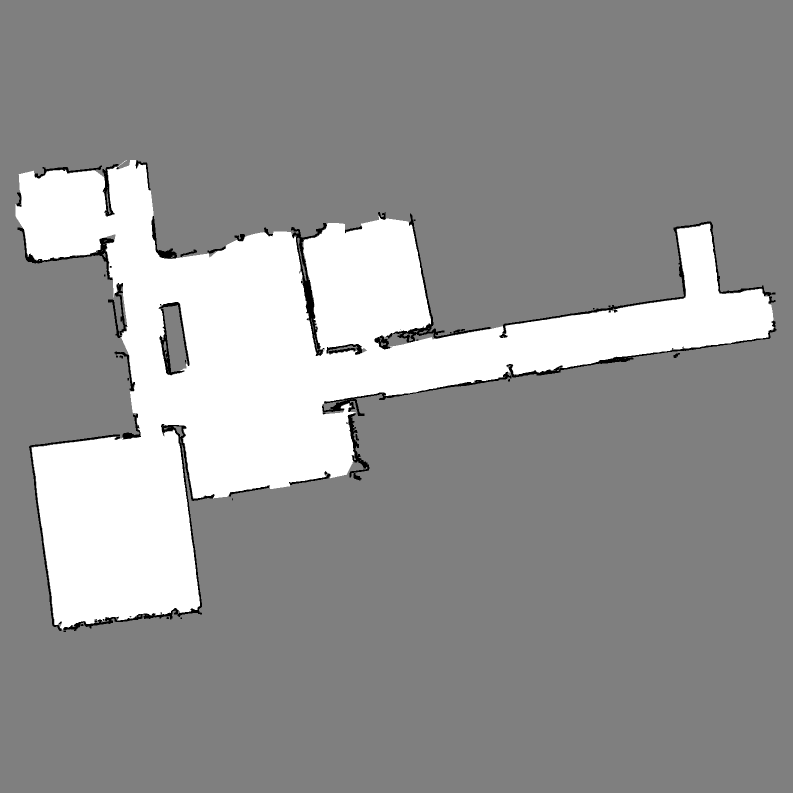
#> input picture map_sample/F5_04.png, 1585 x 1585 px (shown at 1/2 size); its folder holds only this picture in this run
$ python -i optimize_alignment.py   (imports and definitions only)   (older library calls are emulated)
#> lines starting #> are read from the running program, lines starting #| are printed output that depends on the picture; after the words box and inside, x2 and y2 are one past the last pixel; in counts of white or black regions, pixels touching at a corner belong together
#> further down, picture is the input picture: shape (1585, 1585, 3); min 0, max 255, mean 149
'''
Copyright (C) Saeed Gholami Shahbandi. All rights reserved.
Author: Saeed Gholami Shahbandi (saeed.gh.sh@gmail.com)

This file is part of Arrangement Library.
The of Arrangement Library is free software: you can redistribute it and/or
modify it under the terms of the GNU Lesser General Public License as published
by the Free Software Foundation, either version 3 of the License,
or (at your option) any later version.

This program is distributed in the hope that it will be useful, but WITHOUT ANY
WARRANTY; without even the implied warranty of MERCHANTABILITY or FITNESS FOR A
PARTICULAR PURPOSE. See the GNU Lesser General Public License for more details.

You should have received a copy of the GNU Lesser General Public License along
with this program. If not, see <http://www.gnu.org/licenses/>
'''
from __future__ import print_function

import itertools
import time

import cv2
import numpy as np

import scipy.spatial
import skimage.transform

import polyIO
from map_alignment import map_alignment as mapali

'''
All images (np.array 2D), are indexed by [row,col] (i.e. y,x)
All points are presented as (x,y)
'''

################################################################################
################################################################################
################################################################################
# [56 lines left out: functions get_gradient, get_fitness_gradient, not called in this run]


################################################################################
def gaussian(x, s=1., mu=0):
    ''' a simple normal distribution '''
    return np.exp(- (x-mu)**2 /(2.0 * s**2)) /(s*np.sqrt(2*np.pi))


################################################################################
################################################################################
################################################################################
def get_refined_edge(image,dilate_iterations=1):
    '''
    bitwise and of a dilated countour and occupied cells to assure:
    1) sampled points are on occupied cells
    2) avoide oversampling the clump-like occupied regions
    '''
#> called with dilate_iterations = 5
    occu_thr1, occu_thr2 = 100, 255 # counting unexplored as open to only get occupied pixels
    edge_thr1, edge_thr2 = 200, 255 # counting unexplored as occupied to get one side edge
    edge_apt_size = 3

    _, occu_img = cv2.threshold(image, occu_thr1, occu_thr2 , cv2.THRESH_BINARY_INV)
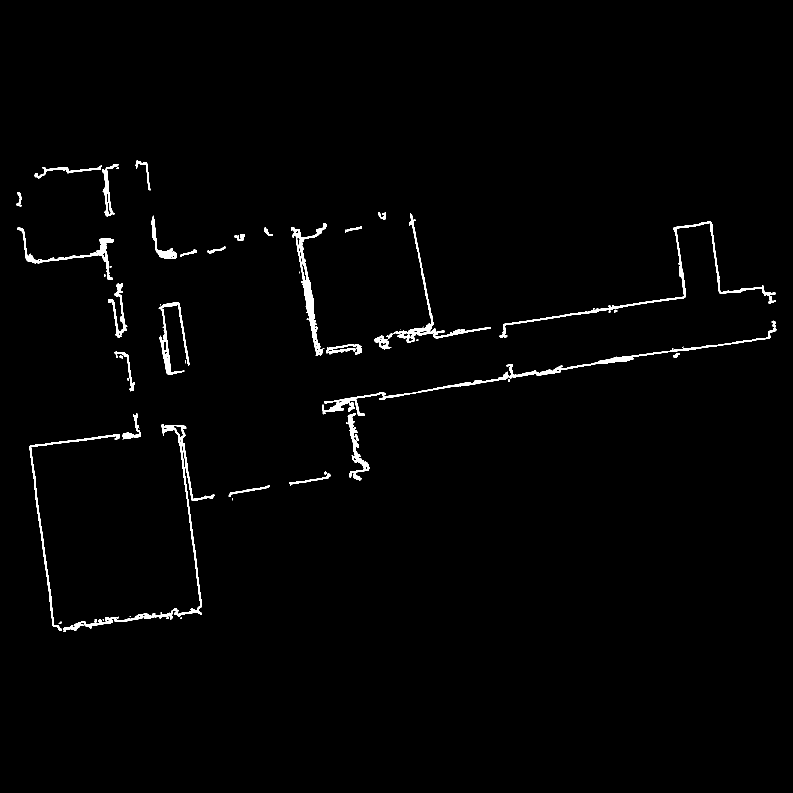
#> occu_img: shape (1585, 1585, 3) (shown at 1/2 size); 1.3% white; 74 white regions (34 under 20 px), largest, box (x1, y1, x2, y2) and area: (644, 656, 1553, 832) 5041, (127, 848, 429, 1262) 4199, (1005, 443, 1543, 667) 3354

    _, bin_img = cv2.threshold(image, edge_thr1,edge_thr2 , cv2.THRESH_BINARY) # cv2.THRESH_BINARY_INV)
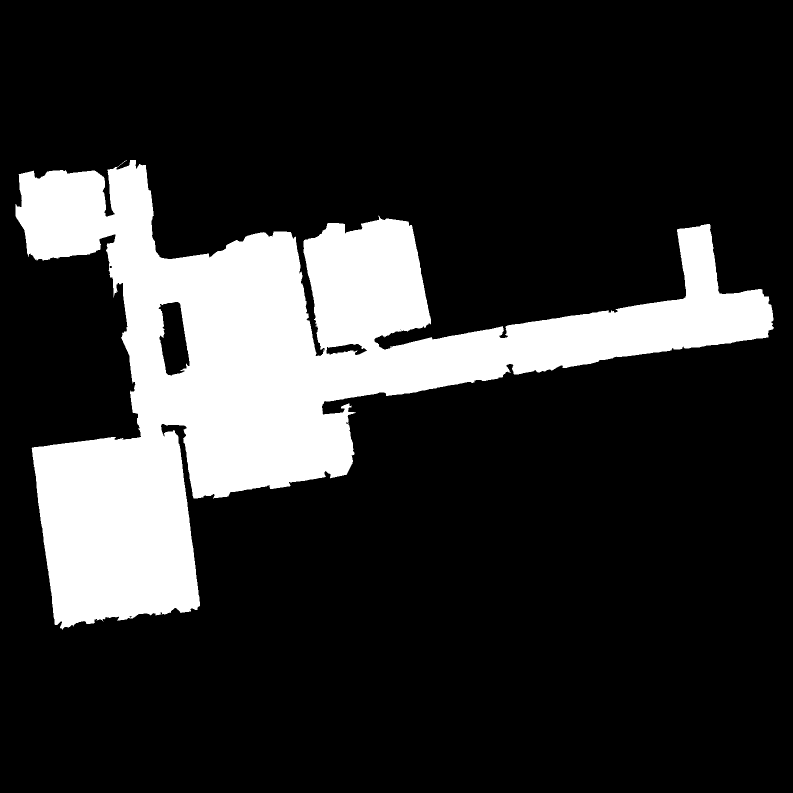
#> bin_img: shape (1585, 1585, 3) (shown at 1/2 size); 18.6% white; 1 white region, box (x1, y1, x2, y2) and area: (31, 320, 1548, 1260) 466259
    edge_img = cv2.Canny(bin_img, edge_thr1,edge_thr2, edge_apt_size) # thr1, thr2, apt_size
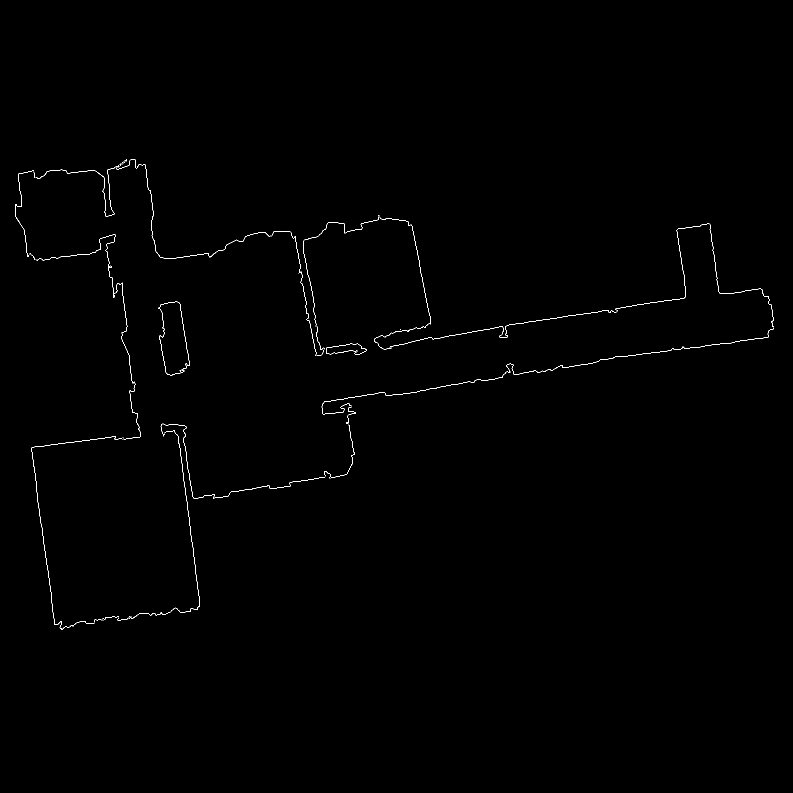
#> edge_img: shape (1585, 1585) (shown at 1/2 size); 0.33% white in thin lines or dots, all inside (x1, y1, x2, y2) = (30, 319, 1548, 1260)
    edge_img = cv2.dilate(edge_img, np.ones((3,3),np.uint8), iterations = dilate_iterations)
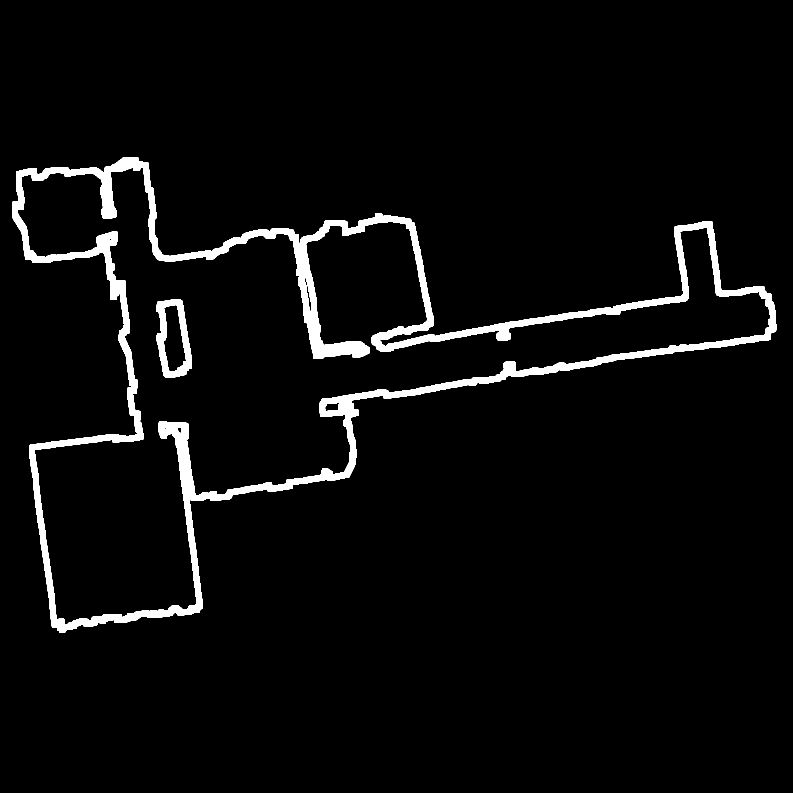
#> edge_img: shape (1585, 1585) (shown at 1/2 size); 4% white; 2 white regions, box (x1, y1, x2, y2) and area: (25, 314, 1553, 1265) 95176, (312, 598, 384, 756) 4821

#> (the run stopped early here; a loop or call above may not have finished)

$ run again, on map_sample/KPT4A_01.png
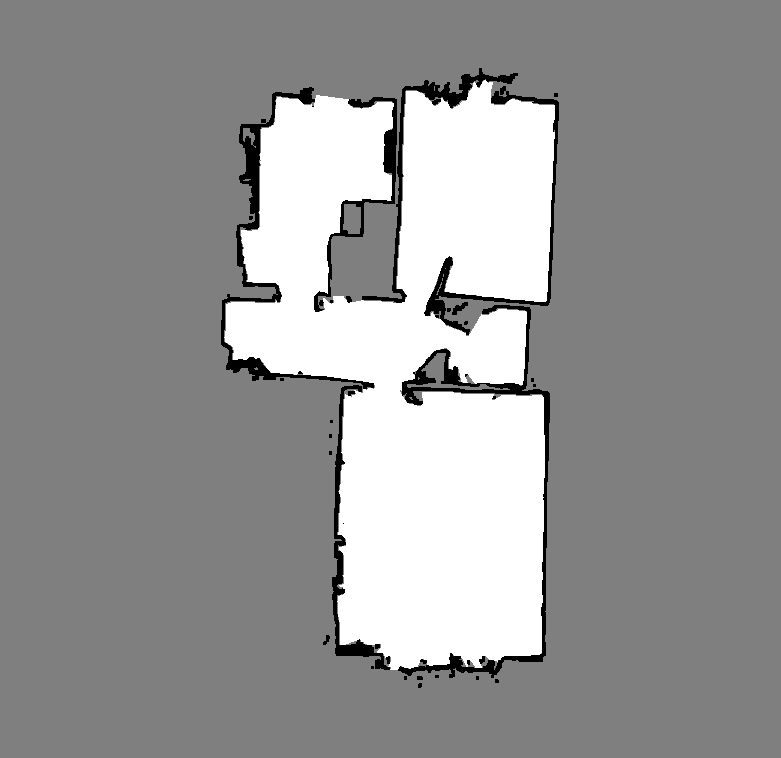
#> input picture map_sample/KPT4A_01.png, 781 x 758 px
#> picture is the input picture: shape (758, 781, 3); min 0, max 255, mean 149.9
#> in get_refined_edge, `_, occu_img = cv2.threshold(image, occu_thr1, occu_thr2 , cv2.THRESH_B..`:
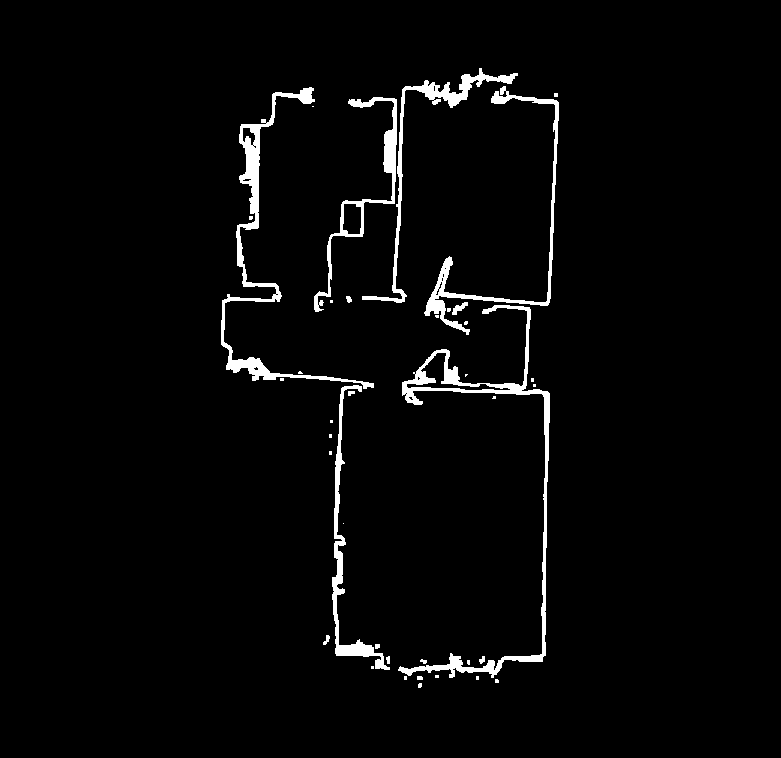
#> occu_img: shape (758, 781, 3); 2.8% white; 39 white regions (24 under 20 px), largest, box (x1, y1, x2, y2) and area: (398, 305, 550, 678) 4189, (221, 87, 374, 389) 3614, (424, 86, 559, 335) 2307
#> bin_img: shape (758, 781, 3); 20.7% white; 1 white region, box (x1, y1, x2, y2) and area: (224, 80, 555, 670) 122419
#> in get_refined_edge, `edge_img = cv2.dilate(edge_img, np.ones((3,3),np.uint8), iterations = ..`:
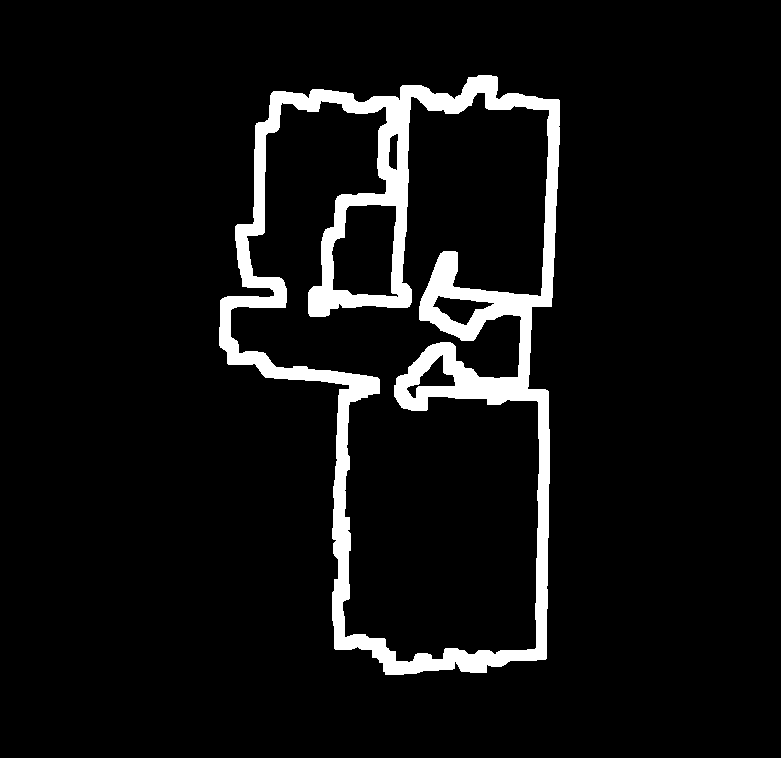
#> edge_img: shape (758, 781); 6.7% white; 1 white region, box (x1, y1, x2, y2) and area: (219, 75, 560, 675) 39555

$ run again, on map_sample/KPT4A_layout.png
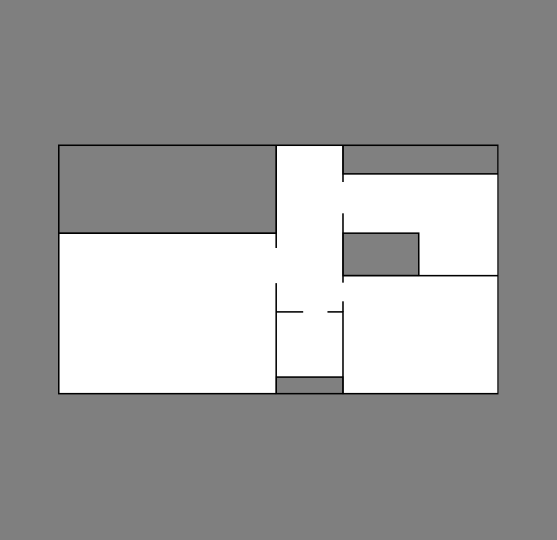
#> input picture map_sample/KPT4A_layout.png, 1114 x 1079 px (shown at 1/2 size)
#> picture is the input picture: shape (1079, 1114, 3); min 0, max 255, mean 159.3
#> in get_refined_edge, `_, occu_img = cv2.threshold(image, occu_thr1, occu_thr2 , cv2.THRESH_B..`:
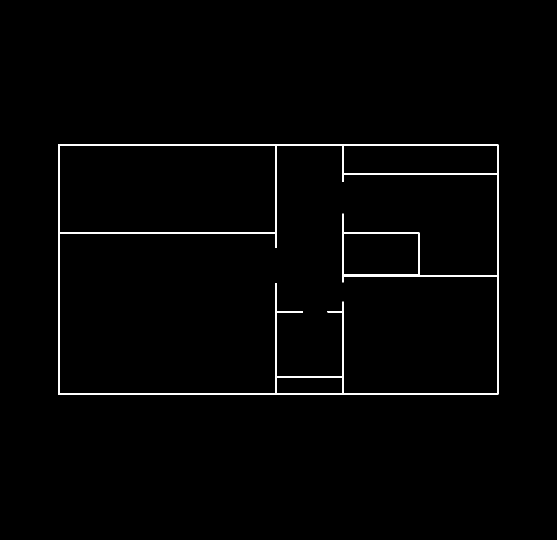
#> occu_img: shape (1079, 1114, 3) (shown at 1/2 size); 1.3% white; 1 white region, box (x1, y1, x2, y2) and area: (116, 289, 997, 789) 15458
#> bin_img: shape (1079, 1114, 3); 26.4% white; 1 white region, box (x1, y1, x2, y2) and area: (119, 292, 994, 786) 316930
#> in get_refined_edge, `edge_img = cv2.dilate(edge_img, np.ones((3,3),np.uint8), iterations = ..`:
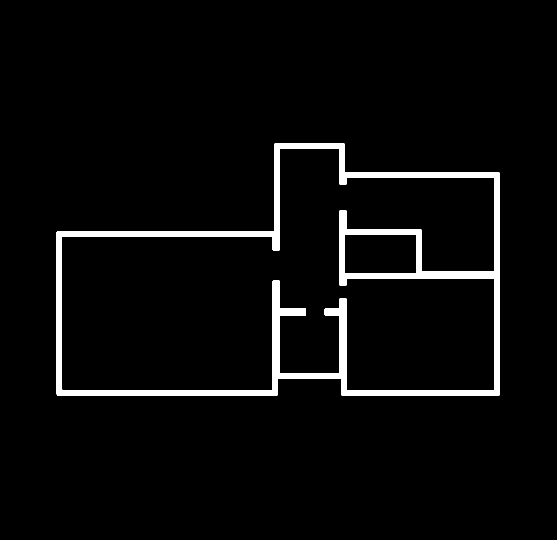
#> edge_img: shape (1079, 1114) (shown at 1/2 size); 3.8% white; 1 white region, box (x1, y1, x2, y2) and area: (113, 286, 999, 791) 45784
